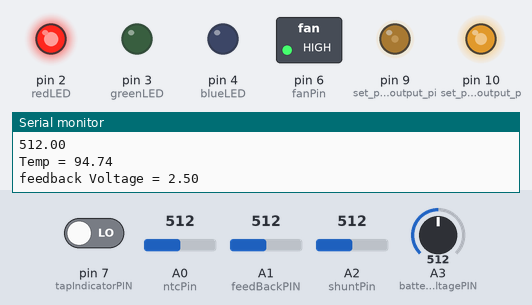
A sketch run on a simulated Arduino Uno, built with avr-gcc and run on an emulated ATmega328P. Shown: switched loads named in the sketch (green lamp = pin HIGH), output pins drawn as LEDs (lit = HIGH), the last lines printed to the serial monitor. The inputs (shaded band) are chosen by the test bench; at power-on: A0 (ntcPin) = 512, A2 (shuntPin) = 512, pin 7 (tapIndicatorPIN) LOW, A1 (feedBackPIN) = 512, A3 (batteryVoltagePIN) = 512.

Above: at 1.7 s.
1.8 s: A0 (ntcPin) set to 188
3.7 s: A0 (ntcPin) set to 166
At 5.2 s:
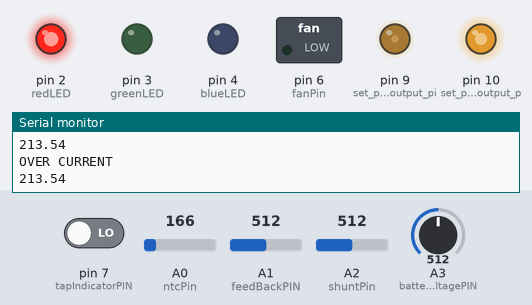
5.5 s: A2 (shuntPin) set to 652
7.0 s: A2 (shuntPin) set to 674
11.6 s: A0 (ntcPin) set to 306
At 12.5 s:
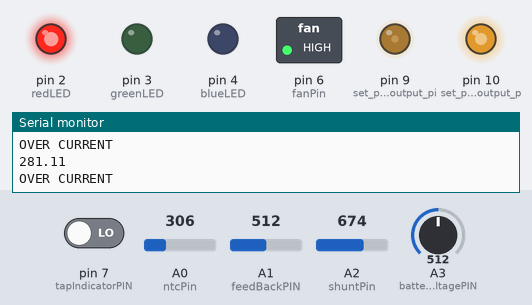
Timing chart, 0 to 14.1 s (numbered marks = the images above; inputs shaded):
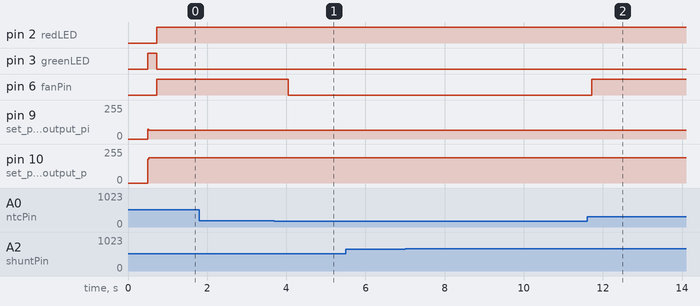

The sketch:

inverterPWM_with_protection.ino
```cpp
#include "TimerOne.h"               // include TimerOne.h
#include "FastLED.h"              //include fast led libary for timer (ironically)

//pin assignments:
const byte redLED = 2;
const byte greenLED = 3;
const byte blueLED = 4;
const byte ntcPin = A0;                      //pin connected to NTC
const byte feedBackPIN  = A1;               //pin connected to voltage feedback of SG3525
const byte shuntPin = A2;                 //pin connected to shunt resistors
const byte batteryVoltagePIN = A3;          //pin connected to battery voltage devider
const byte sg3525EN = 5;                    //pull low to enable the sg3525
const byte tapIndicatorPIN = 7;            //pin to indicator which tap the transformer is tuned to. High is higher tap turns
const byte fanPin = 6;                       //pin connected to the fan

//initialization values
int period = 16667;        //period of the wave, 16667 for 60Hz, 20000 for 50Hz (in microseconds)
int dutycycle = 0;               // Initailize duty cylce variable as integer data type
int sense_value = 0;               // Initialize sense_value variable to capture the adc reading of battery voltage (range from 0 to 1023)
float battery_voltage = 0.0;               // Initialize battery_voltage variable as a float data type to convert sense_value to actual battery voltage
float currentValue;      //current value
float avgCurrent;      //averaged current value
float R1 = 1000;        //resistor connected in series with NTC
float logR2, R2, T;      //ntc values
float c1 = 1.009249522e-03, c2 = 2.378405444e-04, c3 = 2.019202697e-07; //ntc 3950 constants
float avgTempADC;
float tempValues;
byte avgTimes;
byte avgTimes1;
int currentValueRAW;

//protection mechnisms & hardware config
float overVoltageLIMIT;       //overvoltage limit value
float underVoltageLIMIT;       //undervoltage limit value
float voltageFB;              //sg3525 feedback voltage
float packageTemp;               //thermister measured temp value
float batteryVoltage;               // Initialize battery_voltage
float overCurrentLIMIT = 15; //x numbers of Amps to trigger over current proection
const float lowTapMIN_voltage = 14.4;  //min voltage for low tap mode
const float lowTapMAX_voltage = 21.1;  //max voltage for low tap mode
const float highTapMIN_voltage = 11.1;  //min voltage for low tap mode
const float highTapMAX_voltage = 14.5;  //max voltage for low tap mode
const float maxTempLIMIT = 80;   //max temperature allowed in C
const float fanOnTEMP = 44;     //fan turn on temp
const int vDivUP = 10; //battery voltage divider upper resistance in K ohms
const long vDivLOW = 2;  //battery voltage divider lower resistance in K ohms
const float shuntValue = 0.0125; //shunt resistor value in ohm
const byte currentReadTIMES = 15; //times to read current value before averaging

//states or modes:
bool highTapINDICATE; //if true, higher secondary winding is selected
bool inverterOn = true;  //if true, turn the inverter stage on
bool halfPowerMODE = false; //set the outpower to half if true, used to drive pure resistive loads that requre too much power.
bool overVoltagePROTECTION = false;  //initialze these values in false state
bool underVoltagePROTECTION = false;
bool overCurrentPROTECTION = false;
bool overTempPROTECTION = false;
bool stateChange = false;


void setup() {
  delay(500);
  Serial.begin(9600);
  pinMode (tapIndicatorPIN, INPUT); //set tapindicator pin as input
  pinMode (redLED,OUTPUT);
  pinMode (greenLED,OUTPUT);
  pinMode (blueLED,OUTPUT);
  pinMode (fanPin,OUTPUT);
  pinMode (9,OUTPUT);              // set pin 9 as an output pin for pwm (DO NOT CHANGE THIS PIN)
  pinMode (10,OUTPUT);             // set pin 10 as an output pin for pwm (DO NOT CHANGE THIS PIN)

  digitalWrite(redLED,HIGH);      // start up in red state

   senseValues;                     //check various values
   printValues;                     //print initial values


  Timer1.initialize(16667);             // Initailize timer1 time period 16667 for 60HZ, 20000 for 50HZ
  TCCR1A = (TCCR1A & 0x0F) | 0xB0 ;             // set pin 10 inverted of pin 9
  dutycycle = 300;

}  //end void setup


 void loop() {             // loop function starts
  EVERY_N_MILLISECONDS(500){
    printValues ();
  } //end every N milli sec actions

  EVERY_N_MILLISECONDS(20){
    senseValues ();
  } //end every N milli sec actions

  if (
    overVoltagePROTECTION == true ||
    underVoltagePROTECTION == true ||
    overCurrentPROTECTION == true ||
    overTempPROTECTION == true ||
    stateChange == true ) {
      digitalWrite(sg3525EN, LOW);
      inverterOn = false;
      digitalWrite(greenLED, LOW );
      digitalWrite(redLED, HIGH);
    } //end turn off inverter codes
    else { inverterOn = true; } //if nothing is wrong and not changing state, turn the inverter on


  if( inverterOn == true ) {
  digitalWrite(redLED, LOW);
  //Serial.println(currentValue);
  digitalWrite(greenLED, HIGH);
  digitalWrite(sg3525EN, HIGH);

  if (batteryVoltage <= 11.5){ dutycycle = 300; }
  else if ( halfPowerMODE == true ) { dutycycle = 135;}
  else{ dutycycle = 270; }

  Timer1.pwm(9.,dutycycle,period);              // Timer1.pwm function takes argument as (pin no. , dutycycle , time period)
  Timer1.pwm(10,1023-dutycycle,period);
  } //end if inverter is on functions

  if(inverterOn == false ) {
    dutycycle = 0; //turn H-bridge off.
  } //end inverter off

}               // loop function ends

void senseValues() {                      //senser values function starts

  int feedbackVoltageRAW = analogRead(feedBackPIN);
  voltageFB =  feedbackVoltageRAW * (5.0 / 1023.0);    //calculating the feedback voltage

  int voltageSenseRAW = analogRead(batteryVoltagePIN); //reading raw ADC battety voltage value
  batteryVoltage = voltageSenseRAW * (5.0 / 1023.0) * ((vDivUP + vDivLOW) / vDivLOW); //calculating the input voltage

  currentValueRAW = analogRead(shuntPin);
    if (avgTimes1 <= currentReadTIMES) {
    currentValue = currentValue + currentValueRAW;
    avgTimes1++;
  } //end if
  if(avgTimes1 > currentReadTIMES) {
     currentValue = currentValue / currentReadTIMES;
     avgCurrent = (currentValue * (5.0 / 1023.0)) / (shuntValue);
     currentValue = 0;
     avgTimes1 = 0;
  }//end calculating average current


  int tempSenceRAW = analogRead(ntcPin);
  if (avgTimes <= 10) {
    tempValues = tempValues + tempSenceRAW;
    avgTimes++;
  } //end if

  if (avgTimes > 10) {
    avgTempADC = tempValues / avgTimes;
    tempValues = 0;
    avgTimes = 0;
    R2 = R1 * (1023.0 / (float)avgTempADC - 1.0);
    logR2 = log(R2);
    packageTemp = (1.0 / (c1 + c2*logR2 + c3*logR2*logR2*logR2));
    packageTemp = packageTemp - 273.15;
  } //end if

  highTapINDICATE = digitalRead(tapIndicatorPIN);
  if (highTapINDICATE == true) { //if high tap is indicated, use high tap limits
    overVoltageLIMIT = highTapMAX_voltage;
    underVoltageLIMIT = highTapMIN_voltage;
  } //end if high turn tap is selected

   if (highTapINDICATE == false) {
    overVoltageLIMIT = lowTapMAX_voltage;
    underVoltageLIMIT = lowTapMIN_voltage;
  } //end if low turn tap is selected


if ( batteryVoltage > overVoltageLIMIT ) {
  overVoltagePROTECTION = true;
  Serial.println("OVER VOLTAGE");
} // end if over voltage

if ( batteryVoltage < underVoltageLIMIT ) {
  //underVoltagePROTECTION = true;
  Serial.println("UNDER VOLTAGE");
} // end if under voltage

if (avgCurrent > overCurrentLIMIT) {
  overCurrentPROTECTION = true;
  Serial.println("OVER CURRENT");
  Serial.println(avgCurrent);
} //end if over current

if (packageTemp > maxTempLIMIT) {
  overTempPROTECTION = true;
  Serial.println("OVER TEMP");
} //end if over Temp

if (packageTemp > fanOnTEMP) {
  digitalWrite(fanPin, HIGH);
} //end if fan on actions
else{
  digitalWrite(fanPin, LOW);
}

}          //sense values function ends

void printValues () {
  Serial.print("battery voltage = ");
  Serial.println(batteryVoltage);
  Serial.print("Current = ");
  Serial.println(avgCurrent);
  Serial.println(currentValueRAW);
  Serial.println(currentValue);
  Serial.print("Temp = ");
  Serial.println(packageTemp);
  Serial.print("feedback Voltage = ");
  Serial.println(voltageFB);
  Serial.print("high tap selected = ");
  Serial.println(highTapINDICATE);
  Serial.print("Max input voltage = ");
  Serial.println(overVoltageLIMIT);
  Serial.println("_____________________");
} //end print values
```

Measured:
- the behaviour switches between 174 and 173 on A0 (ntcPin) (found by bisection; images 0 and 1)
- after the input at 3.7 s, pin 6 (fanPin): HIGH → LOW after 0.35 s
- after the input at 11.6 s, pin 6 (fanPin): LOW → HIGH after 0.12 s
